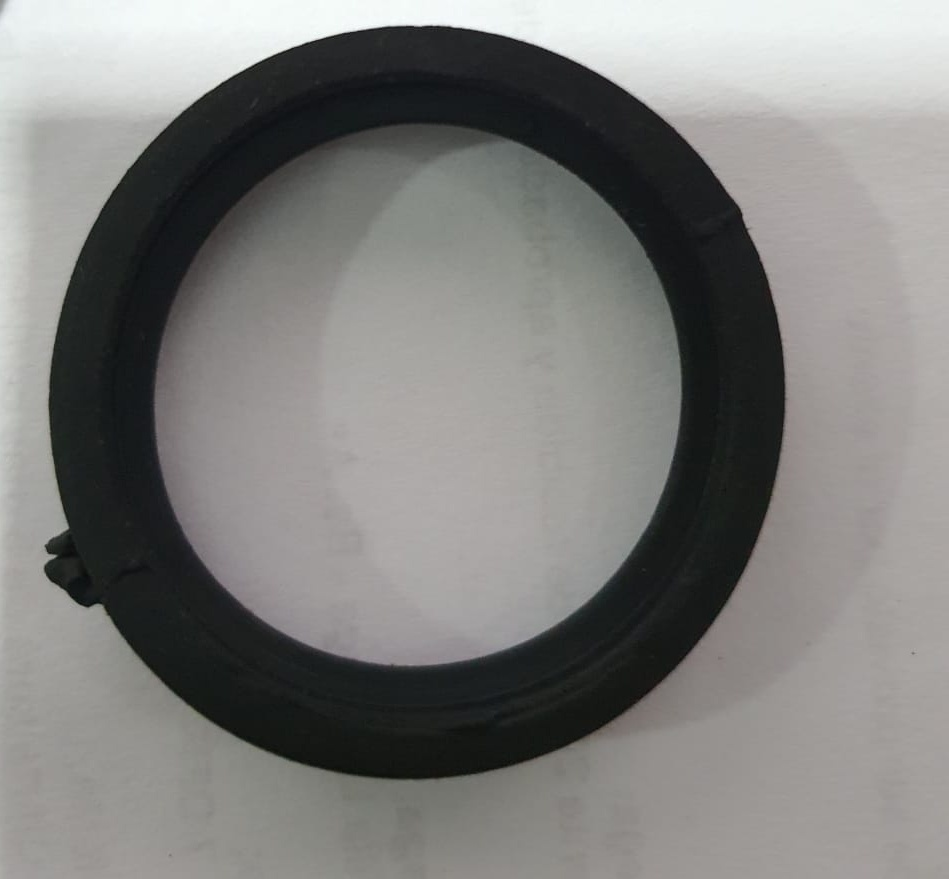
//> input picture src/oring-QA/res.jpg, 949 x 879 px
$ ./morph1 ../res.jpg   (built with g++ and OpenCV 4)
//> lines starting //> are read from the running program, lines starting //| are printed output that depends on the picture
#include "opencv2/imgproc.hpp"
#include "opencv2/highgui.hpp"
#include <iostream>

using namespace cv;
using namespace std;

Mat src, erosion_dst, dilation_dst;

int erosion_elem = 0;
int erosion_size = 5;
int dilation_elem = 0;
int dilation_size = 0;

int const max_elem = 2;
int const max_kernel_size = 21;

void Erosion2( int, void* );
void Erosion( int, void* );
void Dilation( int, void* );

int main( int argc, char** argv )
{
  CommandLineParser parser( argc, argv, "{@input | LinuxLogo.jpg | input image}" );
  src = imread( samples::findFile( parser.get<String>( "@input" ) ), IMREAD_COLOR );
//> src is the input picture: 879 rows x 949 cols, CV_8UC3; mean B, G, R 124.3, 126.3, 126.7
  if( src.empty() )
  {
    cout << "Could not open or find the image!\n" << endl;
    cout << "Usage: " << argv[0] << " <Input image>" << endl;
    return -1;
  }

  Erosion2( 0, 0 );
//> in Erosion2, `erode( src, erosion_dst, element );`:
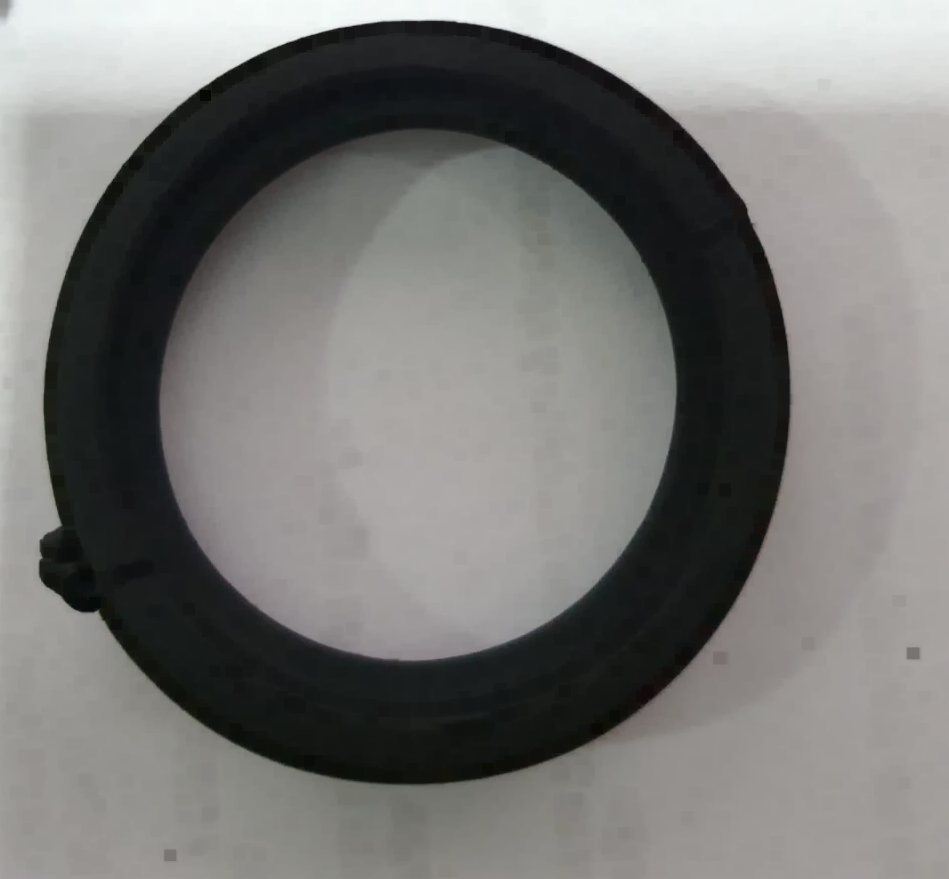
//> erosion_dst: 879 rows x 949 cols, CV_8UC3; mean B, G, R 117.3, 119.4, 119.7

  namedWindow( "Erosion Demo", WINDOW_AUTOSIZE );
  namedWindow( "Dilation Demo", WINDOW_AUTOSIZE );
  moveWindow( "Dilation Demo", src.cols, 0 );

  createTrackbar( "Element:\n 0: Rect \n 1: Cross \n 2: Ellipse", "Erosion Demo",
          &erosion_elem, max_elem,
          Erosion );
//> slider 'Element:\n 0: Rect \n 1: Cross \n' is set to 1
  createTrackbar( "Kernel size:\n 2n +1", "Erosion Demo",
          &erosion_size, max_kernel_size,
          Erosion );

  createTrackbar( "Element:\n 0: Rect \n 1: Cross \n 2: Ellipse", "Dilation Demo",
          &dilation_elem, max_elem,
          Dilation );
//> slider 'Element:\n 0: Rect \n 1: Cross \n' is set to 1
  createTrackbar( "Kernel size:\n 2n +1", "Dilation Demo",
          &dilation_size, max_kernel_size,
          Dilation );
//> slider 'Kernel size:\n 2n +1' is set to 7

  Erosion( 0, 0 );
  Dilation( 0, 0 );

  waitKey(0);
  return 0;
}
void Erosion( int, void* )
{
  int erosion_type = 0;
  if( erosion_elem == 0 ){ erosion_type = MORPH_RECT; }
  else if( erosion_elem == 1 ){ erosion_type = MORPH_CROSS; }
  else if( erosion_elem == 2) { erosion_type = MORPH_ELLIPSE; }

  int size =  2*erosion_size + 1;
  cout << "Erosion size: " << size << endl;

  Mat element = getStructuringElement( erosion_type,
                       Size(size, size),
                       Point( erosion_size, erosion_size ) );
  erode( src, erosion_dst, element );
  imshow( "Erosion Demo", erosion_dst );
}
void Dilation( int, void* )
{
  int dilation_type = 0;
  if( dilation_elem == 0 ){ dilation_type = MORPH_RECT; }
  else if( dilation_elem == 1 ){ dilation_type = MORPH_CROSS; }
  else if( dilation_elem == 2) { dilation_type = MORPH_ELLIPSE; }

  int size =  5*dilation_size + 1;
  cout << "Dilation size: " << size << endl;

  Mat element = getStructuringElement( dilation_type,
                       Size(size, size),
                       Point( dilation_size, dilation_size ) );
  dilate( src, dilation_dst, element );
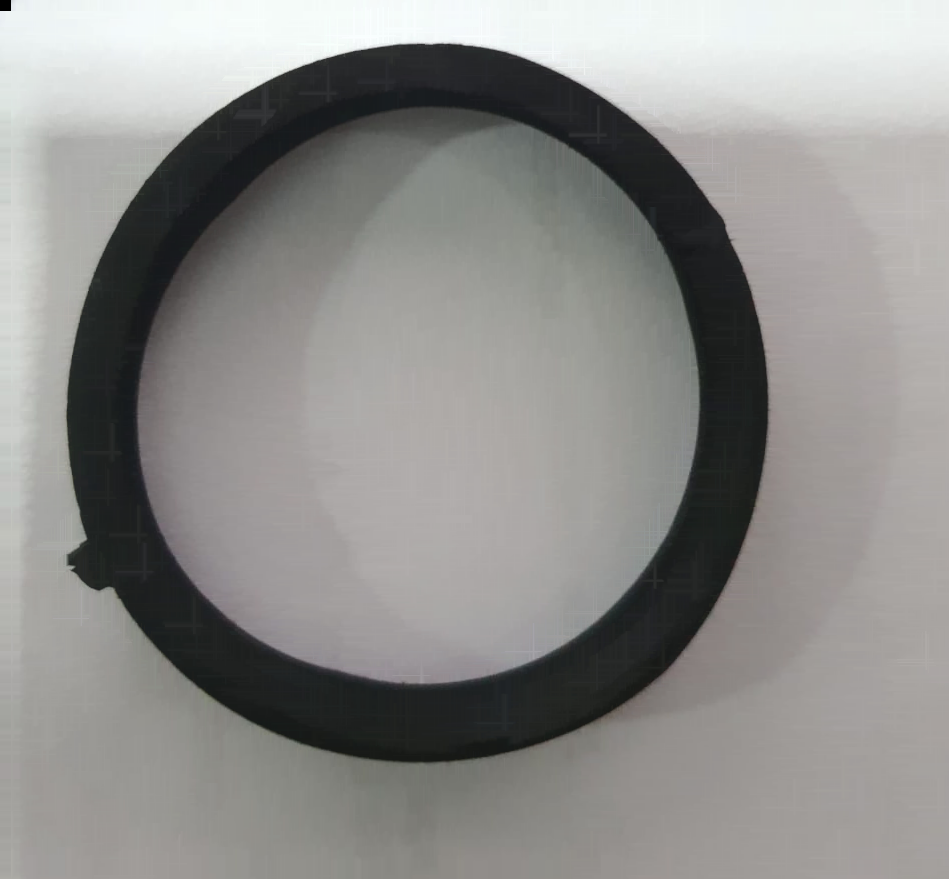
//> dilation_dst: 879 rows x 949 cols, CV_8UC3; mean B, G, R 138.9, 141, 141.7
  imshow( "Dilation Demo", dilation_dst );
}


void Erosion2( int, void* )
{
  int erosion_type = 0;
  if( erosion_elem == 0 ){ erosion_type = MORPH_RECT; }
  else if( erosion_elem == 1 ){ erosion_type = MORPH_CROSS; }
  else if( erosion_elem == 2) { erosion_type = MORPH_ELLIPSE; }

  int size =  2*erosion_size + 1;
  cout << "Erosion size: " << size << endl;

  Mat element = getStructuringElement( erosion_type,
                       Size(size, size),
                       Point( erosion_size, erosion_size ) );


  cout << "Eroding..." << endl;
  erode( src, erosion_dst, element );
  // imshow( "Erosion Demo", erosion_dst );
}
